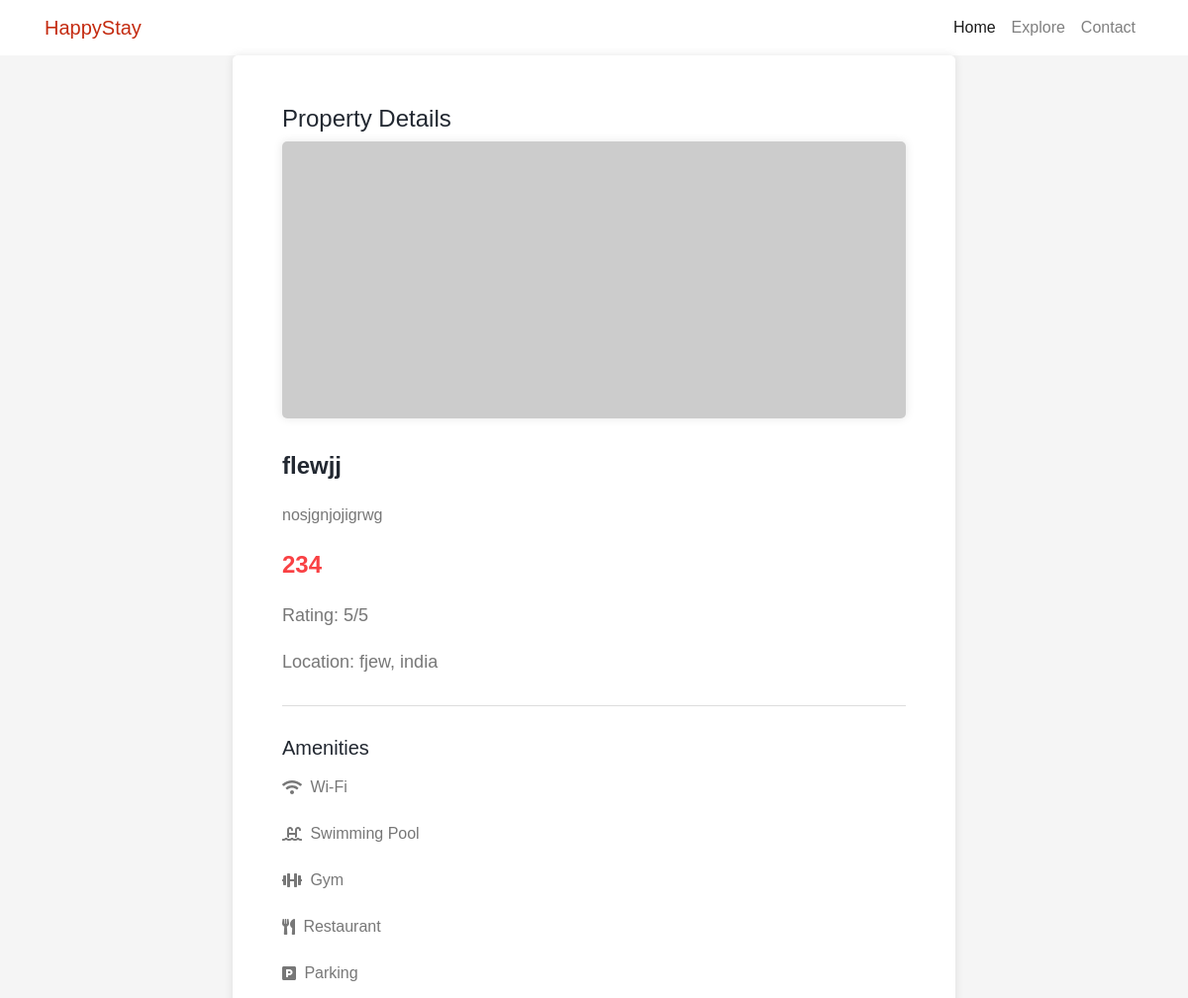
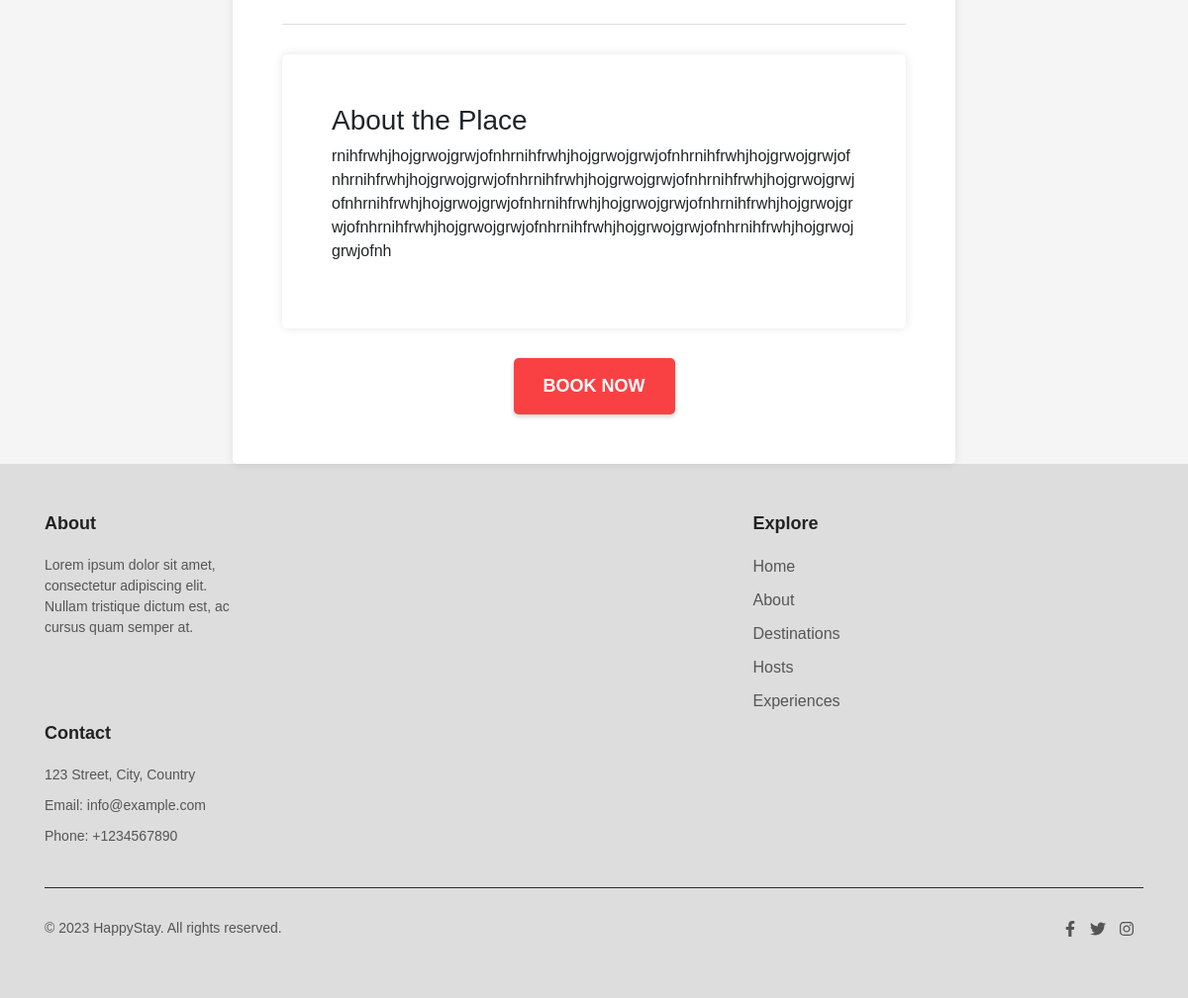
/explores/3, run on the app's committed database (2 pictures, top to bottom).
### myapp/models.py (models this page shows)
class Explore(models.Model):
    name=models.CharField(max_length=20)
    description=models.CharField(max_length=100)
    rating=models.IntegerField()
    cost=models.CharField(max_length=20)
    city=models.CharField(max_length=20,default='')
    country=models.CharField(max_length=20,default='')
    about=models.CharField(max_length=500,default='')

### myapp/views.py (the view)
# urls.py: path('explores/<str:pk>',views.explore,name='explore'),
def explore(request,pk):
    explore_p=Explore.objects.get(id=pk)
    return render(request,'explore.html',{'explores':explore_p})

### templates/explore.html (shortened to what this page needs)
{% load static %}
<!DOCTYPE html>
<html>
<head>
    <link rel="stylesheet" href="https://stackpath.bootstrapcdn.com/bootstrap/4.5.0/css/bootstrap.min.css">
    <link rel="stylesheet" href="https://cdnjs.cloudflare.com/ajax/libs/font-awesome/5.15.3/css/all.min.css">
    <link rel="stylesheet" href="{% static 'explore.css' %}">
</head>
<body>
    <nav class="navbar navbar-expand-lg navbar-light bg-white">
        <div class="container">
            <a class="navbar-brand" href="#">HappyStay</a>
            <div class="collapse navbar-collapse" id="navbarNav">
                <ul class="navbar-nav ml-auto">
                    <li class="nav-item active">
                        <a class="nav-link" href="{% url 'home'%}">Home</a>
                    </li>
                    <li class="nav-item">
                        <a class="nav-link" href="{% url 'home' %}#goto">Explore</a>
                    </li>
                    <li class="nav-item">
                        <a class="nav-link" href="#">Contact</a>
                    </li>
                </ul>
            </div>
        </div>
    </nav>
    <div class="container">
        <div class="row justify-content-center">
            <div class="col-lg-8">
                <div class="property-details">
                    <h2>Property Details</h2>
                    <div class="image">
                        <img src="https://picsum.photos/900/400
                        " alt="Property Image">
                    </div>
                    <div class="title">{{explores.name}}</div>
                    <div class="description">
                        {{explores.description}}
                    </div>
                    <div class="price">{{explores.cost}}</div>
                    <div class="rating">Rating: {{explores.rating}}/5</div>
                    <div class="location">Location: {{explores.city}}, {{explores.country}}</div>
                    <hr>
                    <div class="amenities">
                        <h3>Amenities</h3>
                        <ul>
                            <li><i class="fas fa-wifi"></i>
                                <pre> </pre> Wi-Fi
                            </li>
                            <li><i class="fas fa-swimming-pool"></i>
                                <pre> </pre> Swimming Pool
                            </li>
                            <li><i class="fas fa-dumbbell"></i>
                                <pre> </pre> Gym
                            </li>
                            <li><i class="fas fa-utensils"></i>
                                <pre> </pre> Restaurant
                            </li>
                            <li><i class="fas fa-parking"></i>
                                <pre> </pre>Parking
                            </li>
                        </ul>
                    </div>
                    <hr>
                    <div class="property-details">
                        <h3>About the Place</h3>
                        <p class="break">
                            {{explores.about}}
                        </p>
                    </div>
                    <div class="button-container">
                        <a href="/book">
                            <button class="button">Book Now</button>
                    </div>
                </div>
            </div>
        </div>
    </div>
    <footer class="footer" style="background-color: #dddddd;">
        <div class="container">
            <div class="row">
                <div class="col-md-4">
                    <h3>About</h3>
                    <p>Lorem ipsum dolor sit amet, consectetur adipiscing elit. Nullam tristique dictum est, ac cursus
                        quam semper at.</p>
                </div>
                <div class="col-md-4">
                    <h3>Explore</h3>
                    <ul class="footer-links">
                        <li><a href="{% url 'home'%}">Home</a></li>
                        <li><a href="#">About</a></li>
                        <li><a href="#">Destinations</a></li>
                        <li><a href="#">Hosts</a></li>
                        <li><a href="#">Experiences</a></li>
                    </ul>
                </div>
                <div class="col-md-4">
                    <h3>Contact</h3>
                    <p>123 Street, City, Country</p>
                    <p>Email: info@example.com</p>
                    <p>Phone: +1234567890</p>
                </div>
            </div>
            <hr style="background-color: #222831; height: 1px;">
            <div class="row">
                <div class="col-md-6">
                    <p>&copy; 2023 HappyStay. All rights reserved.</p>
                </div>
                <div class="col-md-6">
                    <ul class="footer-social">
                        <li><a href="#"><i class="fab fa-facebook-f"></i></a></li>
                        <li><a href="#"><i class="fab fa-twitter"></i></a></li>
                        <li><a href="#"><i class="fab fa-instagram"></i></a></li>
                    </ul>
                </div>
            </div>
        </div>
    </footer>
</body>
</html>

### static/explore.css (style rules this page uses)
.navbar .navbar-brand { color: #c42b10; }
.navbar .nav-link { color: #7b1f1f; }
.navbar .active .nav-link { color: #8c3775; }
body { font-family: Arial, sans-serif; background-color: #f5f5f5; }
.property-details { background-color: #ffffff; padding: 50px; border-radius: 5px; box-shadow: 0px 0px 10px rgba(0, 0, 0, 0.1); }
.property-details h2 { margin-top: 0; color: #222831; font-size: 24px; }
.property-details .image { text-align: center; margin-bottom: 30px; }
.property-details .image img { max-width: 100%; max-height: 400px; border-radius: 5px; box-shadow: 0px 0px 10px rgba(0, 0, 0, 0.1); }
.property-details .title { margin-bottom: 20px; color: #222831; font-size: 24px; font-weight: bold; }
.property-details .description { margin-bottom: 20px; color: #777777; font-size: 16px; line-height: 1.5; }
.property-details .price { margin-bottom: 20px; color: #f94144; font-size: 24px; font-weight: bold; }
.property-details .rating { margin-bottom: 20px; color: #777777; font-size: 18px; }
.property-details .location { margin-bottom: 20px; color: #777777; font-size: 18px; }
.property-details .amenities { margin-bottom: 20px; color: #777777; font-size: 18px; }
.property-details .button-container { display: flex; justify-content: center; margin-top: 30px; }
.property-details .button { padding: 15px 30px; background-color: #f94144; color: #ffffff; border: none; border-radius: 5px; cursor: pointer; font-size: 18px; font-weight: bold; text-transform: uppercase; transition: background-color 0.3s ease; box-shadow: 0px 2px 5px rgba(0, 0, 0, 0.2); }
.amenities { margin-bottom: 20px; }
.amenities h3 { margin-bottom: 10px; color: #222831; font-size: 20px; }
.amenities ul { list-style-type: none; padding-left: 0; }
.amenities li { display: flex; align-items: center; margin-bottom: 10px; color: #777777; font-size: 16px; }
.footer { background-color: #f7f7f7; padding: 50px 0; color: #555555; }
.footer h3 { margin-bottom: 20px; font-size: 18px; font-weight: bold; color: #222222; }
.footer p { margin-bottom: 10px; font-size: 14px; }
.footer a { color: #555555; text-decoration: none; }
.footer-links { list-style: none; padding: 0; margin: 0; }
.footer-links li { margin-bottom: 10px; }
.footer-social { list-style: none; padding: 0; margin: 0; text-align: right; }
.footer-social li { display: inline-block; margin-right: 10px; }
hr { border-top: 1px solid #dddddd; margin-top: 30px; margin-bottom: 30px; }
.break { word-wrap: break-word; overflow-wrap: break-word; }

### data on the page
Explore: name "flewjj", description "nosjgnjojigrwg", cost "234", rating "5", city "fjew", country "india", about "rnihfrwhjhojgrwojgrwjofnhrnihfrwhjhojgrwojgrwjofnhrnihfrwhjhojgrwojgrwjofnhrnihfrwhjhojgrwojgrwjofnhrnihfrwhjhojgrwojgrwjofnhrnihfrwhjhojgrwojgrwjofnhrnihfrwhjhojgrwojgrwjofnhrnihfrwhjhojgrwojgrwjofnhrnihfrwhjhojgrwojgrwjofnhrnihfrwhjhojgrwojgrwjofnhrnihfrwhjhojgrwojgrwjofnhrnihfrwhjhojgrwojgrwjofnh"
